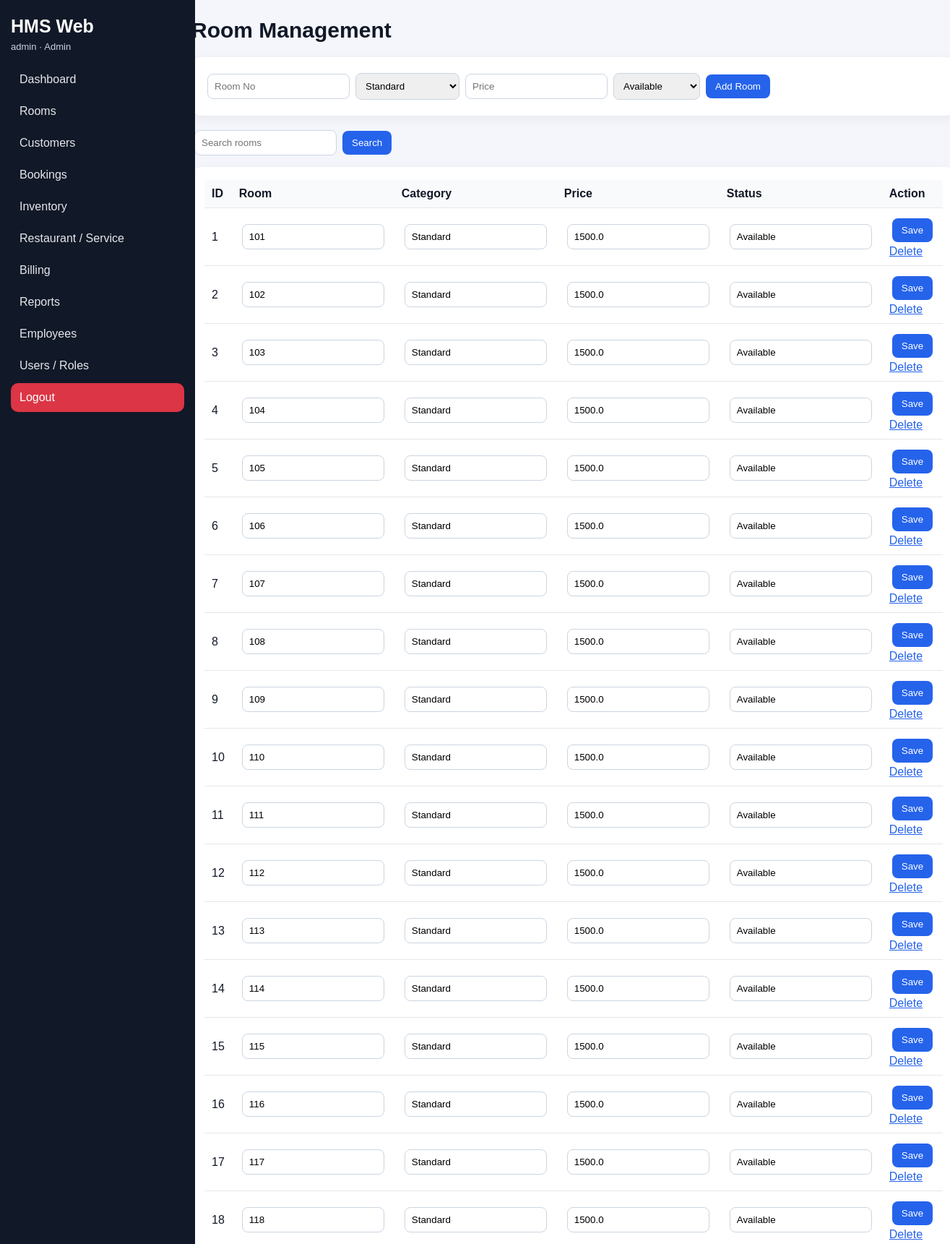
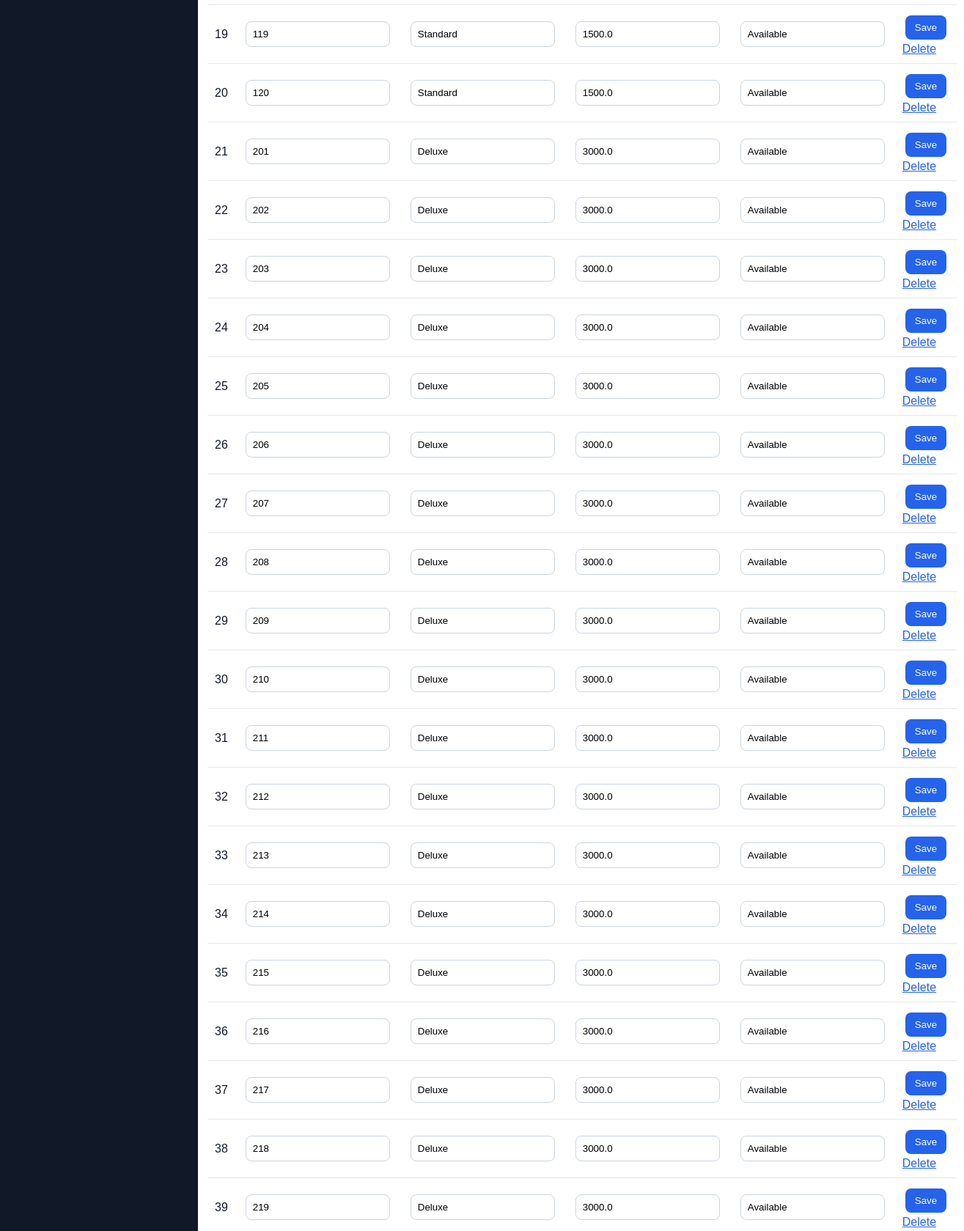
Page /rooms (signed in, upper part) on the committed database (2 pictures, top to bottom).
### tables this page shows
CREATE TABLE rooms(
        id INTEGER PRIMARY KEY AUTOINCREMENT,
        room_no TEXT UNIQUE,
        category TEXT,
        price REAL,
        status TEXT DEFAULT 'Available');

### app.py (the view)
@app.route("/rooms")
def rooms():
    q = request.args.get("q", "")
    if q:
        rooms = run("SELECT * FROM rooms WHERE room_no LIKE ? OR category LIKE ? OR status LIKE ? ORDER BY room_no",
                    (f"%{q}%", f"%{q}%", f"%{q}%"))
    else:
        rooms = run("SELECT * FROM rooms ORDER BY room_no")
    return render_template("rooms.html", rooms=rooms, q=q)

### app.py (called while the page is built)
def db():
    con = sqlite3.connect(DB_PATH)
    con.row_factory = sqlite3.Row
    return con

def run(sql, args=(), one=False, commit=False):
    con = db()
    cur = con.execute(sql, args)
    if commit:
        con.commit()
        last = cur.lastrowid
        con.close()
        return last
    rows = cur.fetchall()
    con.close()
    return (rows[0] if rows else None) if one else rows

def login_required():
    return "user_id" in session

@app.context_processor
def inject():
    return dict(current_user=session)

@app.before_request
def protect():
    allowed = ["login", "static"]
    if request.endpoint and request.endpoint not in allowed and not login_required():
        return redirect(url_for("login"))

### templates/rooms.html (shortened to what this page needs)
{% extends "base.html" %}{% block content %}<h1>Room Management</h1>
<div class="panel"><form class="row" method="post" action="{{url_for('add_room')}}"><input name="room_no" placeholder="Room No" required><select name="category"><option>Standard</option></select><input name="price" placeholder="Price" required><select name="status"><option>Available</option></select><button>Add Room</button></form></div>
<form class="search"><input name="q" value="{{q}}" placeholder="Search rooms"><button>Search</button></form>
<div class="panel"><table><tr><th>ID</th><th>Room</th><th>Category</th><th>Price</th><th>Status</th><th>Action</th></tr>{% for r in rooms %}<tr><form method="post" action="{{url_for('update_room', id=r.id)}}"><td>{{r.id}}</td><td><input name="room_no" value="{{r.room_no}}"></td><td><input name="category" value="{{r.category}}"></td><td><input name="price" value="{{r.price}}"></td><td><input name="status" value="{{r.status}}"></td><td><button>Save</button><a href="{{url_for('delete_room', id=r.id)}}">Delete</a></td></form></tr>{% endfor %}</table></div>{% endblock %}

### static/css/style.css (style rules this page uses)
body { margin:0;background:#f4f6fb;font-family:Arial,sans-serif;color:#111827 }
h1 { font-size:30px;margin:0 0 20px }
.panel,.card { background:white;padding:18px;border-radius:14px;box-shadow:0 4px 16px rgba(0,0,0,.06);margin-bottom:16px }
input,select { padding:9px;border:1px solid #cbd5e1;border-radius:8px;margin:4px;min-width:120px }
button,.button { background:#2563eb;color:white;border:0;border-radius:8px;padding:9px 13px;text-decoration:none;display:inline-block;margin:4px;cursor:pointer }
a { color:#2563eb }
table { width:100%;border-collapse:collapse;background:white }
th,td { padding:10px;border-bottom:1px solid #e5e7eb;text-align:left }
th { background:#f9fafb }
.row { display:flex;flex-wrap:wrap;align-items:center }
.search { margin:12px 0 }

### rows in the picture
rooms: id "1", room_no "101", category "Standard", price "1500.0", status "Available"
rooms: id "2", room_no "102", category "Standard", price "1500.0", status "Available"
rooms: id "3", room_no "103", category "Standard", price "1500.0", status "Available"
rooms: id "4", room_no "104", category "Standard", price "1500.0", status "Available"
rooms: id "5", room_no "105", category "Standard", price "1500.0", status "Available"
rooms: id "6", room_no "106", category "Standard", price "1500.0", status "Available"
rooms: id "7", room_no "107", category "Standard", price "1500.0", status "Available"
rooms: id "8", room_no "108", category "Standard", price "1500.0", status "Available"
rooms: id "9", room_no "109", category "Standard", price "1500.0", status "Available"
rooms: id "10", room_no "110", category "Standard", price "1500.0", status "Available"
rooms: id "11", room_no "111", category "Standard", price "1500.0", status "Available"
rooms: id "12", room_no "112", category "Standard", price "1500.0", status "Available"
rooms: id "13", room_no "113", category "Standard", price "1500.0", status "Available"
rooms: id "14", room_no "114", category "Standard", price "1500.0", status "Available"
rooms: id "15", room_no "115", category "Standard", price "1500.0", status "Available"
rooms: id "16", room_no "116", category "Standard", price "1500.0", status "Available"
rooms: id "17", room_no "117", category "Standard", price "1500.0", status "Available"
rooms: id "18", room_no "118", category "Standard", price "1500.0", status "Available"
rooms: id "19", room_no "119", category "Standard", price "1500.0", status "Available"
rooms: id "20", room_no "120", category "Standard", price "1500.0", status "Available"
rooms: id "21", room_no "201", category "Deluxe", price "3000.0", status "Available"
rooms: id "22", room_no "202", category "Deluxe", price "3000.0", status "Available"
rooms: id "23", room_no "203", category "Deluxe", price "3000.0", status "Available"
rooms: id "24", room_no "204", category "Deluxe", price "3000.0", status "Available"
rooms: id "25", room_no "205", category "Deluxe", price "3000.0", status "Available"
rooms: id "26", room_no "206", category "Deluxe", price "3000.0", status "Available"
rooms: id "27", room_no "207", category "Deluxe", price "3000.0", status "Available"
rooms: id "28", room_no "208", category "Deluxe", price "3000.0", status "Available"
rooms: id "29", room_no "209", category "Deluxe", price "3000.0", status "Available"
rooms: id "30", room_no "210", category "Deluxe", price "3000.0", status "Available"
rooms: id "31", room_no "211", category "Deluxe", price "3000.0", status "Available"
rooms: id "32", room_no "212", category "Deluxe", price "3000.0", status "Available"
rooms: id "33", room_no "213", category "Deluxe", price "3000.0", status "Available"
rooms: id "34", room_no "214", category "Deluxe", price "3000.0", status "Available"
rooms: id "35", room_no "215", category "Deluxe", price "3000.0", status "Available"
rooms: id "36", room_no "216", category "Deluxe", price "3000.0", status "Available"
rooms: id "37", room_no "217", category "Deluxe", price "3000.0", status "Available"
rooms: id "38", room_no "218", category "Deluxe", price "3000.0", status "Available"
rooms: id "39", room_no "219", category "Deluxe", price "3000.0", status "Available"

### other values in the picture
{{ current_user.username }} "admin"
{{ current_user.role }} "Admin"
